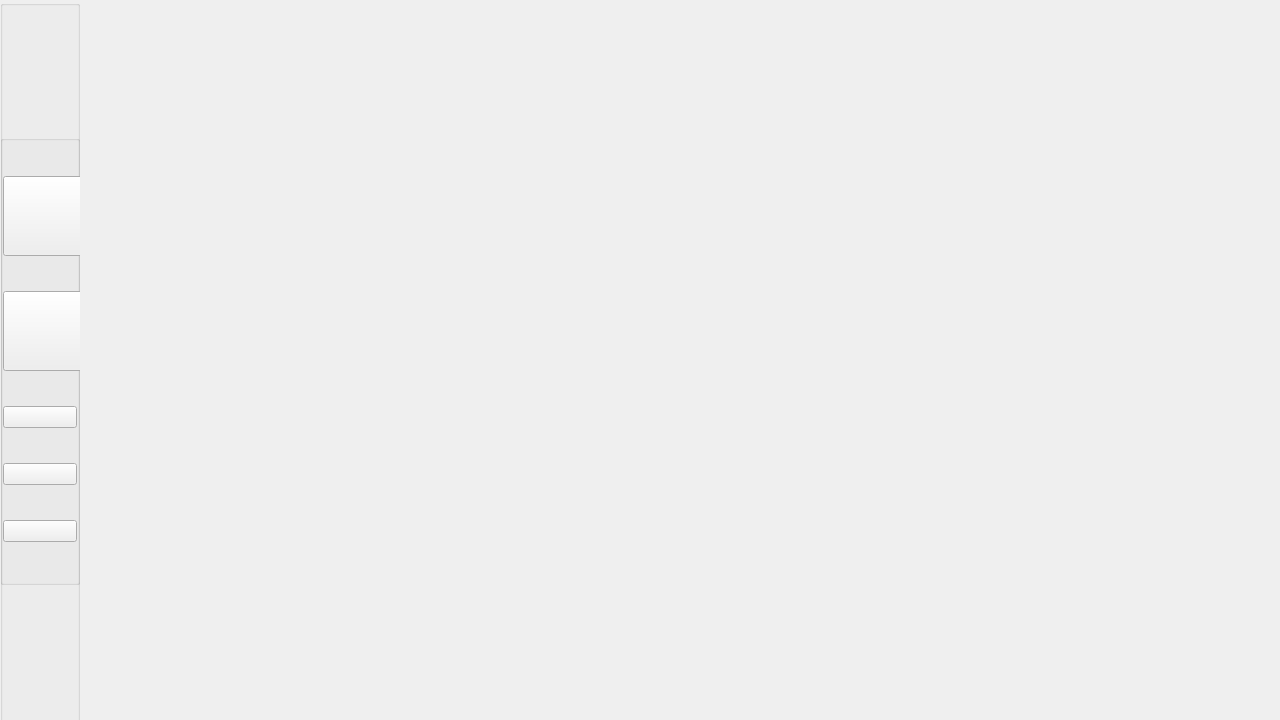
<?xml version="1.0" encoding="UTF-8"?>
<ui version="4.0">
 <class>MainWindow</class>
 <widget class="QMainWindow" name="MainWindow">
  <property name="geometry">
   <rect>
    <x>0</x>
    <y>0</y>
    <width>1280</width>
    <height>720</height>
   </rect>
  </property>
  <property name="minimumSize">
   <size>
    <width>1280</width>
    <height>720</height>
   </size>
  </property>
  <property name="maximumSize">
   <size>
    <width>1280</width>
    <height>720</height>
   </size>
  </property>
  <property name="windowTitle">
   <string>MainWindow</string>
  </property>
  <property name="styleSheet">
   <string notr="true"/>
  </property>
  <widget class="QWidget" name="CentralWidget">
   <property name="sizePolicy">
    <sizepolicy hsizetype="Fixed" vsizetype="Fixed">
     <horstretch>0</horstretch>
     <verstretch>0</verstretch>
    </sizepolicy>
   </property>
   <property name="minimumSize">
    <size>
     <width>0</width>
     <height>720</height>
    </size>
   </property>
   <property name="maximumSize">
    <size>
     <width>16777215</width>
     <height>720</height>
    </size>
   </property>
   <layout class="QHBoxLayout" name="horizontalLayout_2">
    <property name="spacing">
     <number>0</number>
    </property>
    <property name="leftMargin">
     <number>0</number>
    </property>
    <property name="topMargin">
     <number>0</number>
    </property>
    <property name="rightMargin">
     <number>0</number>
    </property>
    <property name="bottomMargin">
     <number>0</number>
    </property>
    <item>
     <widget class="QGroupBox" name="SidebarContainer">
      <property name="sizePolicy">
       <sizepolicy hsizetype="Fixed" vsizetype="Fixed">
        <horstretch>0</horstretch>
        <verstretch>0</verstretch>
       </sizepolicy>
      </property>
      <property name="minimumSize">
       <size>
        <width>80</width>
        <height>1500</height>
       </size>
      </property>
      <property name="maximumSize">
       <size>
        <width>80</width>
        <height>1500</height>
       </size>
      </property>
      <property name="alignment">
       <set>Qt::AlignCenter</set>
      </property>
      <widget class="QGroupBox" name="Sidebar">
       <property name="geometry">
        <rect>
         <x>0</x>
         <y>135</y>
         <width>80</width>
         <height>450</height>
        </rect>
       </property>
       <property name="minimumSize">
        <size>
         <width>80</width>
         <height>450</height>
        </size>
       </property>
       <property name="maximumSize">
        <size>
         <width>80</width>
         <height>450</height>
        </size>
       </property>
       <property name="alignment">
        <set>Qt::AlignCenter</set>
       </property>
       <layout class="QVBoxLayout" name="verticalLayout_4">
        <property name="spacing">
         <number>0</number>
        </property>
        <property name="leftMargin">
         <number>0</number>
        </property>
        <property name="topMargin">
         <number>0</number>
        </property>
        <property name="rightMargin">
         <number>0</number>
        </property>
        <property name="bottomMargin">
         <number>0</number>
        </property>
        <item>
         <widget class="QPushButton" name="Server">
          <property name="sizePolicy">
           <sizepolicy hsizetype="Maximum" vsizetype="Maximum">
            <horstretch>0</horstretch>
            <verstretch>0</verstretch>
           </sizepolicy>
          </property>
          <property name="minimumSize">
           <size>
            <width>80</width>
            <height>80</height>
           </size>
          </property>
          <property name="maximumSize">
           <size>
            <width>80</width>
            <height>80</height>
           </size>
          </property>
          <property name="cursor">
           <cursorShape>PointingHandCursor</cursorShape>
          </property>
          <property name="text">
           <string/>
          </property>
          <property name="icon">
           <iconset>
            <normaloff>../icons/ic_power_settings_new_white_24dp_2x.png</normaloff>../icons/ic_power_settings_new_white_24dp_2x.png</iconset>
          </property>
          <property name="iconSize">
           <size>
            <width>32</width>
            <height>32</height>
           </size>
          </property>
         </widget>
        </item>
        <item>
         <widget class="QPushButton" name="IO">
          <property name="minimumSize">
           <size>
            <width>80</width>
            <height>80</height>
           </size>
          </property>
          <property name="maximumSize">
           <size>
            <width>80</width>
            <height>80</height>
           </size>
          </property>
          <property name="cursor">
           <cursorShape>PointingHandCursor</cursorShape>
          </property>
          <property name="text">
           <string/>
          </property>
          <property name="icon">
           <iconset>
            <normaloff>../icons/ic_folder_open_white_24dp_2x.png</normaloff>../icons/ic_folder_open_white_24dp_2x.png</iconset>
          </property>
          <property name="iconSize">
           <size>
            <width>32</width>
            <height>32</height>
           </size>
          </property>
          <property name="flat">
           <bool>false</bool>
          </property>
         </widget>
        </item>
        <item>
         <widget class="QPushButton" name="Graph">
          <property name="cursor">
           <cursorShape>PointingHandCursor</cursorShape>
          </property>
          <property name="text">
           <string/>
          </property>
          <property name="icon">
           <iconset>
            <normaloff>../icons/ic_fingerprint_white_24dp_2x.png</normaloff>../icons/ic_fingerprint_white_24dp_2x.png</iconset>
          </property>
          <property name="iconSize">
           <size>
            <width>32</width>
            <height>32</height>
           </size>
          </property>
         </widget>
        </item>
        <item>
         <widget class="QPushButton" name="Settings">
          <property name="cursor">
           <cursorShape>PointingHandCursor</cursorShape>
          </property>
          <property name="text">
           <string/>
          </property>
          <property name="icon">
           <iconset>
            <normaloff>../icons/ic_settings_white_24dp_2x.png</normaloff>../icons/ic_settings_white_24dp_2x.png</iconset>
          </property>
          <property name="iconSize">
           <size>
            <width>32</width>
            <height>32</height>
           </size>
          </property>
         </widget>
        </item>
        <item>
         <widget class="QPushButton" name="Info">
          <property name="cursor">
           <cursorShape>PointingHandCursor</cursorShape>
          </property>
          <property name="text">
           <string/>
          </property>
          <property name="icon">
           <iconset>
            <normaloff>../icons/ic_info_white_24dp_2x.png</normaloff>../icons/ic_info_white_24dp_2x.png</iconset>
          </property>
          <property name="iconSize">
           <size>
            <width>32</width>
            <height>32</height>
           </size>
          </property>
         </widget>
        </item>
       </layout>
      </widget>
     </widget>
    </item>
    <item>
     <widget class="QStackedWidget" name="Content">
     </widget>
    </item>
   </layout>
  </widget>
  <action name="actionImport">
   <property name="text">
    <string>Import</string>
   </property>
  </action>
  <action name="actionExport">
   <property name="text">
    <string>Export</string>
   </property>
  </action>
 </widget>
 <resources/>
 <connections/>
</ui>
